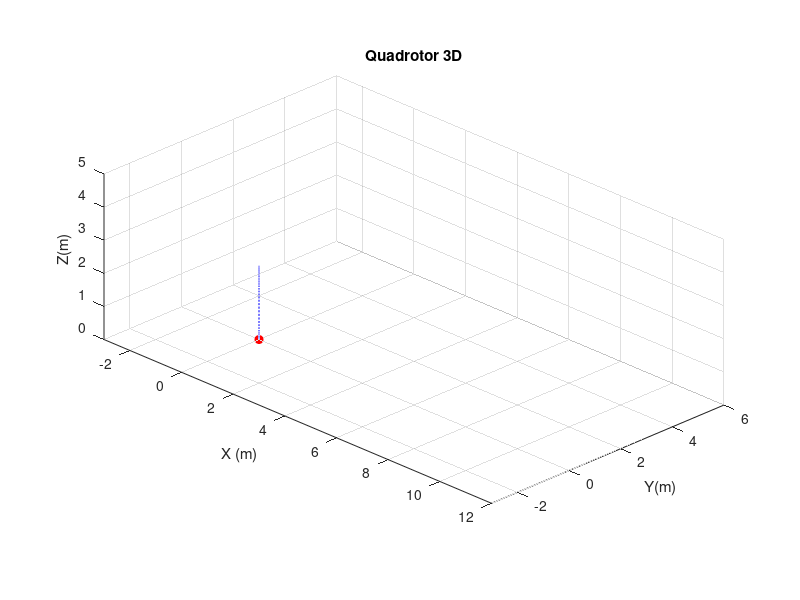

This chart was generated by the following MATLAB code: (Note: this script raises an error after producing the figure.)
% Dynamics - ma'am paper
% Trajectory - pure hover
% Control - PID

clc;
clear;
close all;

% parameters
params.m = 0.5;
params.g = 9.81;
params.Ixx = 0.0023;
params.Iyy = 0.0023;
params.Izz = 0.004;

% reference trajectory 
params.x_des = @(t) 0;
params.y_des = @(t) 0;
params.z_des = @(t) 2;
params.x_dot_des = @(t) 0;
params.y_dot_des = @(t) 0;
params.z_dot_des = @(t) 0;
params.x_ddot_des = @(t) 0;
params.y_ddot_des = @(t) 0;
params.z_ddot_des = @(t) 0;

params.psi_des = @(t) 0;
params.psi_ref = @(t) 0;

% initial condition
% x = [ x y z phi theta psi x_dot y_dot z_dot phi_dot theta_dot psi_dot]
x0 = zeros(18,1);

% simulation parameters
T = 10;
tspan = linspace(0, T, 5000);

function dx = quadrotor3D_dynamics(t, x, p)
    
    % states
    x_pos = x(1);
    y_pos = x(2);
    z_pos = x(3);

    phi = x(4);
    theta = x(5);
    psi = x(6);

    x_pos_dot = x(7);
    y_pos_dot = x(8);
    z_pos_dot = x(9);

    phi_dot = x(10);
    theta_dot = x(11);
    psi_dot = x(12);

    e_int_x = x(13);
    e_int_y = x(14);
    e_int_z = x(15);

    e_int_phi   = x(16);
    e_int_theta = x(17);
    e_int_psi   = x(18);


    % reference trajectory
    x_des = p.x_des(t);
    y_des = p.y_des(t);
    z_des = p.z_des(t);

    x_dot_des = p.x_dot_des(t);
    y_dot_des = p.y_dot_des(t);
    z_dot_des = p.z_dot_des(t);

    % errors 
    e_x = x_des - x_pos;
    e_x_dot = x_dot_des - x_pos_dot;
    e_y = y_des - y_pos;
    e_y_dot = y_dot_des - y_pos_dot;
    e_z = z_des - z_pos;
    e_z_dot = z_dot_des - z_pos_dot;

    e_int_x_dot = e_x;
    e_int_y_dot = e_y;
    e_int_z_dot = e_z;
    


    % gains
    Kp_x = 10;
    Ki_x = 2;
    Kd_x = 14;
    Kp_y = 10;
    Ki_y = 2;
    Kd_y = 14;
    Kp_z = 20;
    Ki_z = 5;
    Kd_z = 8;

    Kp_phi = 50;
    Ki_phi = 10;
    Kd_phi = 15;
    Kp_theta = 50;
    Ki_theta = 10;
    Kd_theta = 15;
    Kp_psi = 50;
    Ki_psi = 8;
    Kd_psi = 15;    

    % desired (commanded) acceleration/ outer loop PD (pos)
    x_ddot_cmd = Kp_x * e_x + Kd_x * e_x_dot + Ki_x * e_int_x;
    y_ddot_cmd = Kp_y * e_y + Kd_y * e_y_dot + Ki_y * e_int_y;
    z_ddot_cmd = Kp_z * e_z + Kd_z * e_z_dot + Ki_z * e_int_z;

    % desired roll & pitch from outer loop (small angle)
    phi_des = -(1/p.g) * (y_ddot_cmd);
    theta_des = (1/p.g) * (x_ddot_cmd);

        % bounds
    phi_des = min(max(phi_des, deg2rad(-90)), deg2rad(90));
    theta_des = min(max(theta_des, deg2rad(-90)), deg2rad(90));

    % yaw 
    psi_des_raw = p.psi_des(t);
    psi_des = min(max(psi_des_raw, deg2rad(-180)), deg2rad(180));
    
    e_int_phi_dot   = (phi_des - phi);
    e_int_theta_dot = (theta_des - theta);
    e_int_psi_dot   = (psi_des - psi);

    % thrust (T = u1)
    u1 = p.m * (p.g + z_ddot_cmd);

    % inner loop PD (attitude) / torques (tau_phi = u2, tau_theta = u3,
    % tau_psi = u4)
    u2 = Kp_phi * (phi_des - phi) + Kd_phi * (0 - phi_dot) + Ki_phi * e_int_phi;
    u3 = Kp_theta * (theta_des - theta) + Kd_theta * (0 - theta_dot) + Ki_theta * e_int_theta;
    u4 = Kp_psi * (psi_des - psi) + Kd_psi * (0 - psi_dot) + Ki_psi * e_int_psi;

    % control input bounds/ saturation
    u1 = max(0, min(u1, 2 * p.m * p.g));
    u2 = max(-0.5, min(u2, 0.5));
    u3 = max(-0.5, min(u3, 0.5));
    u4 = max(-0.3, min(u4, 0.3));

    % u1 = min(max(u1, 0), 2 * p.m * p.g);
    % u2 = min(max(u2, -0.5), 0.5);
    % u3 = min(max(u3, -0.5), 0.5);
    % u4 = min(max(u4, -0.3), 0.3);


    % dynamics (accelerations)
    x_ddot = (u1/p.m) * (cos(phi) * sin(theta) * cos(psi) + sin(phi) * sin(psi));
    y_ddot = (u1/p.m) * (cos(phi) * sin(theta) * sin(psi) - sin(phi) * cos(psi));
    z_ddot = (u1/p.m) * (cos(phi) * cos(theta)) - p.g;

    phi_ddot = ((p.Iyy - p.Izz)/p.Ixx) * theta_dot * psi_dot + u2 / p.Ixx;
    theta_ddot = ((p.Izz - p.Ixx)/p.Iyy) * phi_dot * psi_dot + u3 / p.Iyy;
    psi_ddot = ((p.Ixx - p.Iyy)/p.Izz) * phi_dot * theta_dot + u4 / p.Izz;
    
        % bounds
    % phi = min(max(phi, deg2rad(-45)), deg2rad(45));
    % theta = min(max(theta, deg2rad(-45)), deg2rad(45));
    % psi = min(max(psi, deg2rad(-180)), deg2rad(180));

    dx = [x_pos_dot; y_pos_dot; z_pos_dot; phi_dot; theta_dot; psi_dot;
        x_ddot; y_ddot; z_ddot; phi_ddot; theta_ddot; psi_ddot; 
        e_int_x_dot; e_int_y_dot; e_int_z_dot;
        e_int_phi_dot; e_int_theta_dot; e_int_psi_dot];
end

% simulate
[t, x] = ode45(@(t, x) quadrotor3D_dynamics(t, x, params), tspan, x0);

function quadrotor3D_animate(t, x)
    figure('Color', 'W');
    axis equal;
    axis([-3, 12 -3 6 0 5]);
    view(45, 25);
    grid on;
    xlabel('X (m)');
    ylabel('Y(m)');
    zlabel('Z(m)');
    title('Quadrotor 3D');
    hold on;

    plot3(x(:,1), x(:,2), x(:, 3), 'b--', 'LineWidth', 1);

    h_arm1 = plot3([0 0], [0 0], [0 0], 'k-', 'LineWidth', 2);
    h_arm2 = plot3([0 0], [0 0], [0 0], 'k-', 'LineWidth', 2);
    h_center = plot3(0, 0, 0, 'ro', 'MarkerSize', 6, "MarkerFaceColor", 'r');
    h_time = text(1, 1.5, 3.5, '', 'FontSize', 10);

    L = 0.3;

    for i = 1:5:length(t)
        pos = x(i,1:3);
        phi = x(i, 4);
        theta = x(i, 5);
        psi = x(i, 6);

        R = eul2rotm([psi, theta, phi], 'ZYX');

        arm_x = R*[L; 0; 0];
        arm_y = R*[0; L; 0];

        p1a = pos' + arm_x; 
        p1b = pos' - arm_x;
        p2a = pos' + arm_y;
        p2b = pos' - arm_y;

        set(h_arm1, 'XData', [p1a(1), p1b(1)], 'YData', [p1a(2), p1b(2)], 'ZData', [p1a(3), p1b(3)]);
        set(h_arm2, 'XData', [p2a(1), p2b(1)], 'YData', [p2a(2), p2b(2)], 'ZData', [p2a(3), p2b(3)]);
        set(h_center, 'XData', pos(1), 'YData', pos(2), 'ZData', pos(3));
        set(h_time, 'String', sprintf('t = %.2f s', t(i)));

        drawnow;
    end
end

% animate 
quadrotor3D_animate(t, x);

% plots
% references for plots
x_ref   = arrayfun(params.x_des, t);
y_ref   = arrayfun(params.y_des, t);
z_ref   = arrayfun(params.z_des, t);
psi_ref = arrayfun(params.psi_des, t);
phi_ref   = zeros(length(t),1);
theta_ref = zeros(length(t),1);
% psi_ref   = zeros(length(t),1);


% position tracking errors
ex = zeros(length(t),1);
ey = zeros(length(t),1);
ez = zeros(length(t),1);

ex_dot = zeros(length(t),1);
ey_dot = zeros(length(t),1);
ez_dot = zeros(length(t),1);

for i = 1:length(t)
    ex(i) = params.x_des(t(i)) - x(i,1);
    ey(i) = params.y_des(t(i)) - x(i,2);
    ez(i) = params.z_des(t(i)) - x(i,3);

    ex_dot(i) = params.x_dot_des(t(i)) - x(i,7);
    ey_dot(i) = params.y_dot_des(t(i)) - x(i,8);
    ez_dot(i) = params.z_dot_des(t(i)) - x(i,9);

    ephi   = phi_ref   - x(:,4);   % roll error
    etheta = theta_ref - x(:,5);   % pitch error
    epsi   = psi_ref   - x(:,6);   % yaw error
end

% position
figure('Color', 'w');
subplot(3,1,1);
plot(t, x(:,1), 'b', t, x_ref, 'r--', 'LineWidth', 1.5);
ylabel('x (m)');
title('Position X');
grid on;
legend('x','x_{ref}')

subplot(3,1,2);
plot(t, x(:,2), 'b', t, y_ref, 'r--', 'LineWidth', 1.5);
ylabel('y (m)');
title('Position Y');
grid on;
legend('y','y_{ref}')

subplot(3,1,3);
plot(t, x(:,3), 'b', t, z_ref, 'r--','LineWidth', 1.5);
ylabel('z (m)');
title('Position Z');
grid on;
legend('z','z_{ref}')

% position errors
figure('Color','w');
subplot(3,1,1);
plot(t, ex, 'LineWidth', 1.5);
ylabel('e_x (m)');
title('Position Tracking Error');
grid on;

subplot(3,1,2);
plot(t, ey, 'LineWidth', 1.5);
ylabel('e_y (m)');
grid on;

subplot(3,1,3);
plot(t, ez, 'LineWidth', 1.5);
ylabel('e_z (m)');
xlabel('Time (s)');
grid on;

% attitude
figure ('Color', 'W');
subplot(3,1,1);
plot(t, x(:,4)*180/pi, 'LineWidth', 1.5);
ylabel('\phi (deg)');
title('Roll');
grid on;

subplot(3,1,2);
plot(t, x(:,5)*180/pi, 'LineWidth', 1.5);
ylabel('\theta (deg)');
title('Pitch');
grid on;

subplot(3,1,3);
plot(t, x(:,6)*180/pi, 'LineWidth', 1.5);
ylabel('\psi (deg)');
title('Yaw');
grid on;

% velocity
figure('Color', 'W');

subplot(3,1,1);
plot(t, x(:,7), 'LineWidth', 1.5);
ylabel('ẋ (m/s)'); 
xlabel('Time (s)');
title('Velocity X');
grid on;

subplot(3,1,2);
plot(t, x(:,8), 'LineWidth', 1.5);
ylabel('ẏ (m/s)');
xlabel('Time (s)');
title('Velocity Y');
grid on;

subplot(3,1,3);
plot(t, x(:,9), 'LineWidth', 1.5);
ylabel('ż (m/s)');
xlabel('Time (s)');
title('Velocity Z');
grid on;



% velocity errors
figure('Color','w');

subplot(3,1,1);
plot(t, ex_dot, 'LineWidth', 1.5);
ylabel('e_dot_x (m/s)');
title('Velocity Tracking Error');
grid on;

subplot(3,1,2);
plot(t, ey_dot, 'LineWidth', 1.5);
ylabel('e_dot_y (m/s)');
grid on;

subplot(3,1,3);
plot(t, ez_dot, 'LineWidth', 1.5);
ylabel('e_dot_z (m/s)');
xlabel('Time (s)');
grid on;

% Preallocate control inputs
u1 = zeros(length(t),1);
u2 = zeros(length(t),1);
u3 = zeros(length(t),1);
u4 = zeros(length(t),1);

for i = 1:length(t)
    % Extract states
    x_pos     = x(i,1);  y_pos     = x(i,2);  z_pos     = x(i,3);
    phi       = x(i,4);  theta     = x(i,5);  psi       = x(i,6);
    x_pos_dot = x(i,7);  y_pos_dot = x(i,8);  z_pos_dot = x(i,9);
    phi_dot   = x(i,10); theta_dot = x(i,11); psi_dot   = x(i,12);

    % Desired trajectory
    x_des     = params.x_des(t(i));
    y_des     = params.y_des(t(i));
    z_des     = params.z_des(t(i));
    x_dot_des = params.x_dot_des(t(i));
    y_dot_des = params.y_dot_des(t(i));
    z_dot_des = params.z_dot_des(t(i));

    % Errors
    e_x = x_des - x_pos;   e_x_dot = x_dot_des - x_pos_dot;
    e_y = y_des - y_pos;   e_y_dot = y_dot_des - y_pos_dot;
    e_z = z_des - z_pos;   e_z_dot = z_dot_des - z_pos_dot;

    % Gains (same as inside dynamics)
    Kp_x=10; Kd_x=14; Kp_y=10; Kd_y=14; Kp_z=20; Kd_z=8;
    Kp_phi=50; Kd_phi=15; Kp_theta=50; Kd_theta=15; Kp_psi=50; Kd_psi=15;

    % Outer loop commanded accelerations
    x_ddot_cmd = Kp_x*e_x + Kd_x*e_x_dot;
    y_ddot_cmd = Kp_y*e_y + Kd_y*e_y_dot;
    z_ddot_cmd = Kp_z*e_z + Kd_z*e_z_dot;

    % Desired roll & pitch
    phi_des   = -(1/params.g) * (y_ddot_cmd);
    theta_des =  (1/params.g) * (x_ddot_cmd);
    psi_des   = params.psi_des(t(i));

    % Control inputs
    u1(i) = params.m * (params.g + z_ddot_cmd);
    u2(i) = Kp_phi*(phi_des - phi)   + Kd_phi*(0 - phi_dot);
    u3(i) = Kp_theta*(theta_des - theta) + Kd_theta*(0 - theta_dot);
    u4(i) = Kp_psi*(psi_des - psi)   + Kd_psi*(0 - psi_dot);
end
% control inputs
figure('Color','w');
subplot(4,1,1);
plot(t,u1,'LineWidth',1.5);
ylabel('u1 (Thrust)');
title('Control Inputs');
grid on;

subplot(4,1,2);
plot(t,u2,'LineWidth',1.5);
ylabel('u2 (Roll Torque)');
grid on;

subplot(4,1,3);
plot(t,u3,'LineWidth',1.5);
ylabel('u3 (Pitch Torque)');
grid on;

subplot(4,1,4);
plot(t,u4,'LineWidth',1.5);
ylabel('u4 (Yaw Torque)');
xlabel('Time (s)');
grid on;


function performance_metrics(t, ex, ey, ez, ephi, etheta, epsi)
    RMS_ex = sqrt(mean(ex.^2));
    RMS_ey = sqrt(mean(ey.^2));
    RMS_ez = sqrt(mean(ez.^2));

    RMS_phi   = sqrt(mean(ephi.^2));
    RMS_theta = sqrt(mean(etheta.^2));
    RMS_psi   = sqrt(mean(epsi.^2));

    IAE_x = trapz(t, abs(ex));
    IAE_y = trapz(t, abs(ey));
    IAE_z = trapz(t, abs(ez));

    ISE_x = trapz(t, ex.^2);
    ISE_y = trapz(t, ey.^2);
    ISE_z = trapz(t, ez.^2);

    ITAE_x = trapz(t, t .* abs(ex));
    ITAE_y = trapz(t, t .* abs(ey));
    ITAE_z = trapz(t, t .* abs(ez));

    ess_x = ex(end);
    ess_y = ey(end);
    ess_z = ez(end);

    ess_phi = ephi(end);
    ess_theta = etheta(end);
    ess_psi = epsi(end);


    fprintf('\nTracking Performance Metrics\n');

    fprintf('RMS Position Error:    [x y z] = [%.4f %.4f %.4f]\n', RMS_ex, RMS_ey, RMS_ez);
    fprintf('RMS Attitude Error: [phi theta psi] = [%.4f %.4f %.4f]\n', RMS_phi, RMS_theta, RMS_psi);
    fprintf('IAE:          [x y z] = [%.4f %.4f %.4f]\n', IAE_x, IAE_y, IAE_z);
    fprintf('ISE:          [x y z] = [%.4f %.4f %.4f]\n', ISE_x, ISE_y, ISE_z);
    fprintf('ITAE:         [x y z] = [%.4f %.4f %.4f]\n', ITAE_x, ITAE_y, ITAE_z);
    fprintf('Position Steady-State: [x y z] = [%.4f %.4f %.4f]\n', ess_x, ess_y, ess_z);
    fprintf('Attitude Steady-State: [phi theta psi] = [%.4f %.4f %.4f]\n', ess_phi, ess_theta, ess_psi);
end

performance_metrics(t, ex, ey, ez, ephi, etheta, epsi);